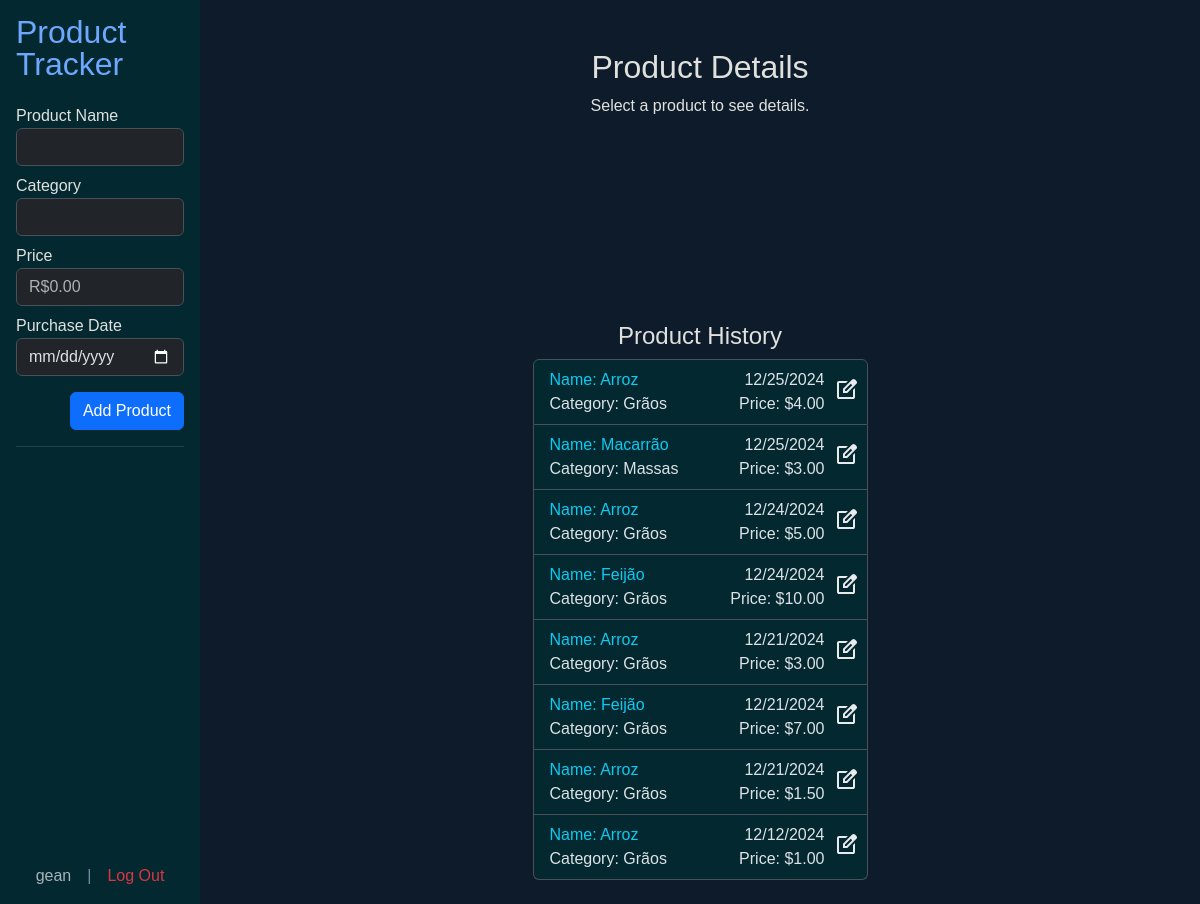
Page / (signed in) on the earlier database version.
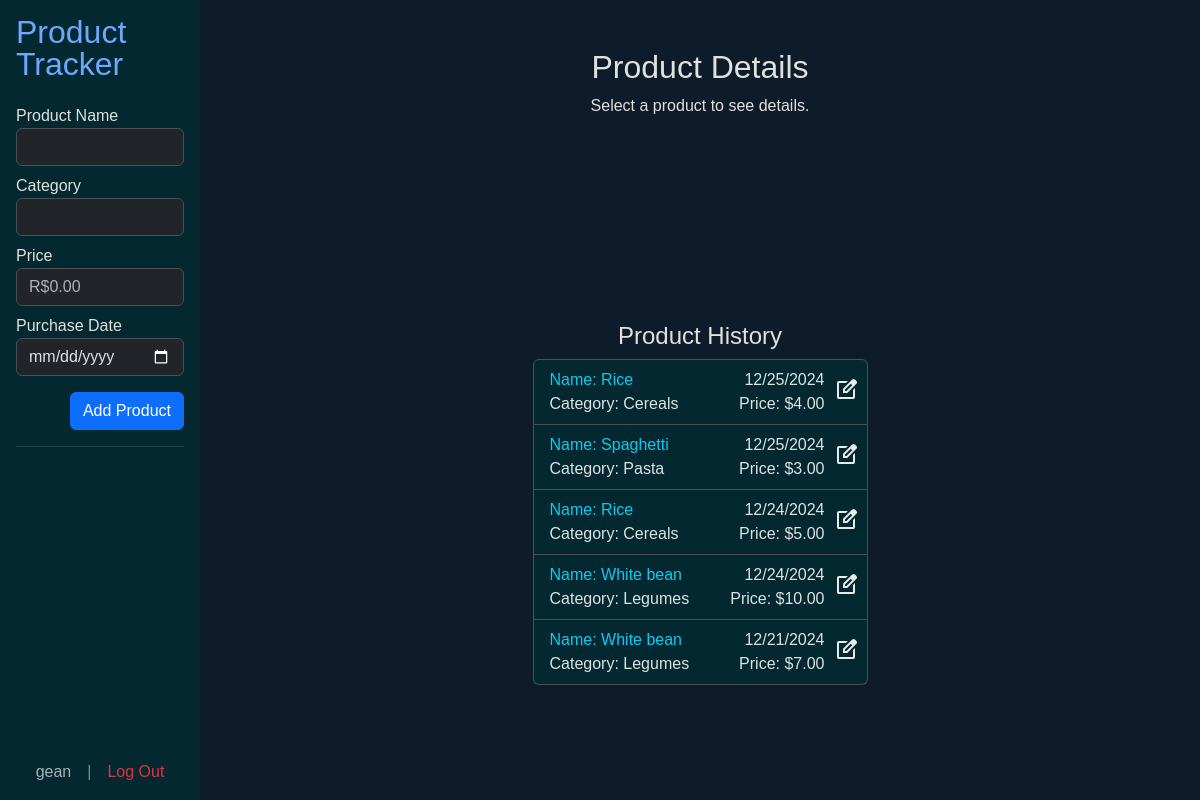
Same page on the later database version.
### tables this page shows
CREATE TABLE users (
id       INTEGER NOT NULL PRIMARY KEY AUTOINCREMENT,
username TEXT NOT NULL UNIQUE,
pwd      TEXT NOT NULL
);

CREATE TABLE history (
id         INTEGER NOT NULL PRIMARY KEY AUTOINCREMENT,
user_id    INTEGER NOT NULL,
item_id    INTEGER NOT NULL,
t_date INTEGER NOT NULL DEFAULT CURRENT_TIMESTAMP,
price      NUMERIC NOT NULL,
    FOREIGN KEY (user_id) REFERENCES users(id)
        ON UPDATE CASCADE
        ON DELETE CASCADE,
    FOREIGN KEY (item_id) REFERENCES items(id)
        ON UPDATE CASCADE
        ON DELETE CASCADE
);

CREATE TABLE items (
id        INTEGER NOT NULL PRIMARY KEY AUTOINCREMENT,
item_name TEXT NOT NULL UNIQUE,
cat_id    INTEGER NOT NULL,
    FOREIGN KEY (cat_id) REFERENCES categories(id)
    ON UPDATE CASCADE
    ON DELETE CASCADE
);

CREATE TABLE categories (
id       INTEGER NOT NULL PRIMARY KEY AUTOINCREMENT,
cat_name TEXT NOT NULL UNIQUE
);

### app.py (the view)
@app.route("/", methods=["GET"])
@login_required
def index():
    categories = db.execute(text(
        "SELECT id, cat_name AS name FROM categories"
    )).fetchall()
    db.commit()
    products = db.execute(text(
        """SELECT history.id AS hist_id, items.id, item_name AS name, cat_name AS category, price, t_date, username FROM history
            JOIN users ON user_id = users.id
            JOIN items ON item_id = items.id
            JOIN categories ON items.cat_id = categories.id
            WHERE user_id = :user
            ORDER BY t_date DESC"""
    ), {"user": session["user_id"]}).fetchall()
    db.commit()
    return render_template("index.html", products=products, categories=categories, username=products[0].username)

### app.py (called while the page is built)
def usd(value):
    return f"${value:,.2f}"

def date_format(pattern, value):
    return time.strftime(pattern, time.localtime(value))

def login_required(f):
    @wraps(f)
    def decorated_function(*args, **kwargs):
        if session.get("user_id") is None:
            return redirect("/login")
        return f(*args, **kwargs)
    return decorated_function

### templates/index.html (shortened to what this page needs)
{% extends "layout.html" %}
{% block main %}
	<div class="d-flex h-100 p-0 m-0">
		<div class="offcanvas-sm" style="width:200px"></div>
		<nav class="offcanvas-sm offcanvas-start p-3 h-100 bg-info-subtle" style="width: 200px; position: fixed;" tabindex="-1" id="offcanvasResponsive" aria-labelledby="offcanvasResponsiveLabel">
            <div class="offcanvas-body-sm" style="height: 60%">
				<h2 class="offcanvas-title mb-4 lh-1"><a href="/">Product Tracker</a></h2>
				<form method="POST" action="{{ url_for('add_product')}}">
					<div class="form-group mb-2">
						<label for="name">Product Name</label>
						<input type="text" class="form-control" id="name" name="name" required autocomplete="name">
					</div>
					<div class="form-group mb-2">
						<label for="category">Category</label>
						<input name="category" class="form-control" list="datalistOptions" id="category" required>
					</div>
					<div class="form-group mb-2">
						<label for="price">Price</label>
						<input type="number" class="form-control" id="price" name="price" required step="0.01" min="0" placeholder="R$0.00">
					</div>
					<div class="form-group mb-2">
						<label for="date">Purchase Date</label>
						<input type="date" class="form-control" id="date" name="date" required>
					</div>
					<div class="form-group mb-3 pt-2 text-end">
						<button type="submit" class="btn btn-primary">Add Product</button>
					</div>
				</form>
				<hr style="color: #778DA9">
			</div>
			<div class="offcanvas-footer d-flex justify-content-center align-items-end" style="height:40%">
				<a class="text-muted">{{ username }}</a>
				<a class="px-3" style="color: #778DA9">|</a>
				<a href="/logout" class="text-danger">Log Out</a>
			</div>
		</nav>
		<div class="text-center mx-auto p-2 pt-5">
			<div class="text-start pb-4" style="height: 250px; width: 335px;">
				{% if selected_product %}
					<h2 class="pb-4 text-center">Product Details</h2>
					<h4>{{ selected_product.name.capitalize() }}</h3>
					<p>Category: {{ selected_product.category.capitalize() }}</p>
					<p>Price: {{ usd(selected_product.price) }}</p>
					<p>Average Days Between Purchases: {{ avg_days }} days</p>
				{% else %}
					<div class="text-center">
						<h2>Product Details</h2>
						<p>Select a product to see details.</p>
					</div>
				{% endif %}
			</div>
			<div class="mt-4 mx-auto pb-4" style="width: 335px;">
				<h4>Product History</h4>
				<ul id="product-list" class="list-group">
					{% if products %}
						{% for product in products %}
							<li class="bg-info-subtle d-flex list-group-item pb-2 pe-0">
								<div class="w-100 text-start">
									<a href="{{ url_for('product', id=product.hist_id) }}" class="text-body">
										<div class="row">
											<div class="col-auto text-info">Name: {{ product.name.capitalize() }}</div>
											<div class="col text-end">{{ date_format("%m/%d/%Y", product.t_date) }}</div>
										</div>
										<div class="row">
											<div class="col-auto">Category: {{ product.category.capitalize() }}</div>
											<div class="col text-end">Price: {{ usd(product.price) }}</div>
										</div>
									</a>
								</div>
								<div>
									<button name="edit" value="{{ product.hist_id }}" class="btn p-2 pb-0 pt-2" data-bs-toggle="modal" data-bs-target="#modal" data-bs-name="{{ product.name.capitalize() }}">
									</button>
								</div>
							</li>
						{% endfor %}
					{% else %}
							<p>No Products</p>
					{% endif %}
				</ul>
			</div>
		</div>
    </div>
{% endblock %}

### templates/layout.html (shortened to what this page needs)
<!DOCTYPE html>
<html lang="en" data-bs-theme="dark">
<head>
    <link href="https://cdn.jsdelivr.net/npm/bootstrap@5.3.3/dist/css/bootstrap.min.css" rel="stylesheet">
</head>
<body>
    {% block main %} {% endblock %}
</body>
</html>

### templates/layout.html (style rules this page uses)
body { background-color: #0D1B2A; font-family: 'montserrat', sans-serif; color: #E0E1DD; height: 100vh; }
a { text-decoration: none; }

Differences in the rows shown:
removed history: name "Arroz", t_date "12/21/2024", category "Grãos", price "$3.00"
removed history: name "Arroz", t_date "12/21/2024", category "Grãos", price "$1.50"
removed history: name "Arroz", t_date "12/12/2024", category "Grãos", price "$1.00"
changed through a linked row, history (number 1 of 5 on the later page): name "Arroz" → "Rice"; category "Grãos" → "Cereals"
changed through a linked row, history: name "Macarrão" → "Spaghetti"; category "Massas" → "Pasta"
changed through a linked row, history (number 3 of 5 on the later page): name "Arroz" → "Rice"; category "Grãos" → "Cereals"
changed through a linked row, history (number 4 of 5 on the later page): name "Feijão" → "White bean"; category "Grãos" → "Legumes"
changed through a linked row, history (number 5 of 5 on the later page): name "Feijão" → "White bean"; category "Grãos" → "Legumes"
